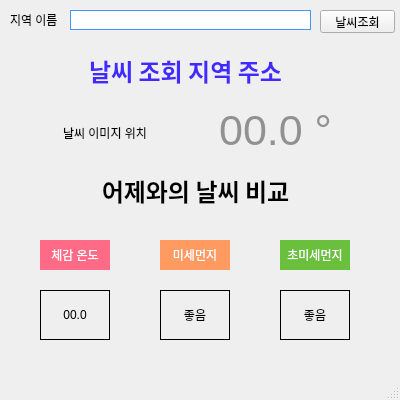
<?xml version="1.0" encoding="UTF-8"?>
<ui version="4.0">
 <class>MainWindow</class>
 <widget class="QMainWindow" name="MainWindow">
  <property name="geometry">
   <rect>
    <x>0</x>
    <y>0</y>
    <width>400</width>
    <height>400</height>
   </rect>
  </property>
  <property name="windowTitle">
   <string>MainWindow</string>
  </property>
  <widget class="QWidget" name="centralwidget">
   <widget class="QLabel" name="label">
    <property name="geometry">
     <rect>
      <x>10</x>
      <y>12</y>
      <width>56</width>
      <height>16</height>
     </rect>
    </property>
    <property name="text">
     <string>지역 이름</string>
    </property>
   </widget>
   <widget class="QLineEdit" name="area_input">
    <property name="geometry">
     <rect>
      <x>70</x>
      <y>10</y>
      <width>241</width>
      <height>20</height>
     </rect>
    </property>
    <property name="styleSheet">
     <string notr="true">border:1px solid rgb(66, 151, 255)</string>
    </property>
   </widget>
   <widget class="QPushButton" name="search_btn">
    <property name="geometry">
     <rect>
      <x>320</x>
      <y>10</y>
      <width>75</width>
      <height>23</height>
     </rect>
    </property>
    <property name="text">
     <string>날씨조회</string>
    </property>
   </widget>
   <widget class="QLabel" name="area_title">
    <property name="geometry">
     <rect>
      <x>70</x>
      <y>40</y>
      <width>231</width>
      <height>61</height>
     </rect>
    </property>
    <property name="font">
     <font>
      <family>Agency FB</family>
      <pointsize>18</pointsize>
      <weight>75</weight>
      <bold>true</bold>
     </font>
    </property>
    <property name="styleSheet">
     <string notr="true">color: rgb(66, 41, 255);</string>
    </property>
    <property name="text">
     <string>날씨 조회 지역 주소</string>
    </property>
    <property name="alignment">
     <set>Qt::AlignCenter</set>
    </property>
   </widget>
   <widget class="QLabel" name="weather_img">
    <property name="geometry">
     <rect>
      <x>50</x>
      <y>78</y>
      <width>110</width>
      <height>110</height>
     </rect>
    </property>
    <property name="text">
     <string>날씨 이미지 위치</string>
    </property>
    <property name="alignment">
     <set>Qt::AlignCenter</set>
    </property>
   </widget>
   <widget class="QLabel" name="now_temper">
    <property name="geometry">
     <rect>
      <x>190</x>
      <y>100</y>
      <width>171</width>
      <height>61</height>
     </rect>
    </property>
    <property name="font">
     <font>
      <family>Arial</family>
      <pointsize>32</pointsize>
      <weight>50</weight>
      <bold>false</bold>
     </font>
    </property>
    <property name="styleSheet">
     <string notr="true">color: rgb(145, 145, 145);</string>
    </property>
    <property name="text">
     <string>00.0 °</string>
    </property>
    <property name="alignment">
     <set>Qt::AlignCenter</set>
    </property>
   </widget>
   <widget class="QLabel" name="yester_temper">
    <property name="geometry">
     <rect>
      <x>10</x>
      <y>170</y>
      <width>371</width>
      <height>41</height>
     </rect>
    </property>
    <property name="font">
     <font>
      <family>Agency FB</family>
      <pointsize>18</pointsize>
      <weight>75</weight>
      <bold>true</bold>
     </font>
    </property>
    <property name="text">
     <string>어제와의 날씨 비교</string>
    </property>
    <property name="alignment">
     <set>Qt::AlignCenter</set>
    </property>
   </widget>
   <widget class="QLabel" name="label_6">
    <property name="geometry">
     <rect>
      <x>40</x>
      <y>240</y>
      <width>70</width>
      <height>30</height>
     </rect>
    </property>
    <property name="styleSheet">
     <string notr="true">background-color: rgb(255, 107, 134);
color: rgb(255, 255, 255);</string>
    </property>
    <property name="text">
     <string>체감 온도</string>
    </property>
    <property name="alignment">
     <set>Qt::AlignCenter</set>
    </property>
   </widget>
   <widget class="QLabel" name="sense_temper">
    <property name="geometry">
     <rect>
      <x>40</x>
      <y>290</y>
      <width>70</width>
      <height>50</height>
     </rect>
    </property>
    <property name="styleSheet">
     <string notr="true">border:1px solid rgb(0, 0, 0);</string>
    </property>
    <property name="text">
     <string>00.0</string>
    </property>
    <property name="alignment">
     <set>Qt::AlignCenter</set>
    </property>
   </widget>
   <widget class="QLabel" name="dus1_info00">
    <property name="geometry">
     <rect>
      <x>160</x>
      <y>240</y>
      <width>70</width>
      <height>30</height>
     </rect>
    </property>
    <property name="styleSheet">
     <string notr="true">background-color: rgb(255, 155, 97);
color: rgb(255, 255, 255);</string>
    </property>
    <property name="text">
     <string>미세먼지</string>
    </property>
    <property name="alignment">
     <set>Qt::AlignCenter</set>
    </property>
   </widget>
   <widget class="QLabel" name="dust1_info">
    <property name="geometry">
     <rect>
      <x>160</x>
      <y>290</y>
      <width>70</width>
      <height>50</height>
     </rect>
    </property>
    <property name="styleSheet">
     <string notr="true">border:1px solid rgb(0, 0, 0);</string>
    </property>
    <property name="text">
     <string>좋음</string>
    </property>
    <property name="alignment">
     <set>Qt::AlignCenter</set>
    </property>
   </widget>
   <widget class="QLabel" name="dus2_info00">
    <property name="geometry">
     <rect>
      <x>280</x>
      <y>240</y>
      <width>70</width>
      <height>30</height>
     </rect>
    </property>
    <property name="styleSheet">
     <string notr="true">background-color: rgb(106, 191, 60);
color: rgb(255, 255, 255);</string>
    </property>
    <property name="text">
     <string>초미세먼지</string>
    </property>
    <property name="alignment">
     <set>Qt::AlignCenter</set>
    </property>
   </widget>
   <widget class="QLabel" name="dust2_info">
    <property name="geometry">
     <rect>
      <x>280</x>
      <y>290</y>
      <width>70</width>
      <height>50</height>
     </rect>
    </property>
    <property name="styleSheet">
     <string notr="true">border:1px solid rgb(0, 0, 0);</string>
    </property>
    <property name="text">
     <string>좋음</string>
    </property>
    <property name="alignment">
     <set>Qt::AlignCenter</set>
    </property>
   </widget>
  </widget>
  <widget class="QMenuBar" name="menubar">
   <property name="geometry">
    <rect>
     <x>0</x>
     <y>0</y>
     <width>400</width>
     <height>21</height>
    </rect>
   </property>
  </widget>
  <widget class="QStatusBar" name="statusbar"/>
 </widget>
 <resources/>
 <connections/>
</ui>
